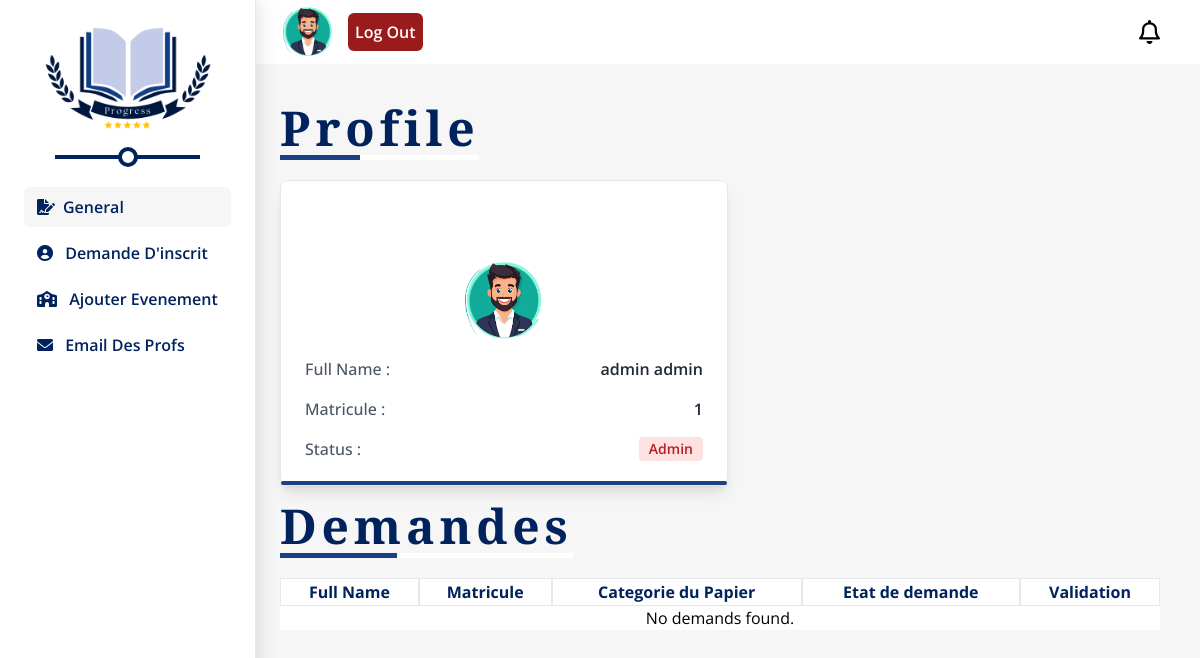
The app's page /admin.php with its own data.
### tables this page shows
CREATE TABLE `users` (
  `id` int(12) NOT NULL,
  `last_name` varchar(50) NOT NULL,
  `first_name` varchar(50) NOT NULL,
  `email` varchar(100) NOT NULL,
  `password` varchar(255) NOT NULL,
  `status` enum('pending','approved') DEFAULT 'pending',
  `role` enum('student','admin') DEFAULT 'student'
);

### admin.php (the view, shortened to what this page needs)
<?php
$host = 'localhost';
$username = 'root';
$password = '';
$database = 'projetpaw';
$conn = new mysqli($host, $username, $password, $database);
$profile_query = "SELECT first_name, last_name, id FROM users WHERE id = 1";
$profile_result = $conn->query($profile_query);
$row_profile = $profile_result->fetch_assoc();
$sql = "SELECT demands.id, demands.document, demands.urgency, users.first_name, users.last_name
        FROM demands
        INNER JOIN users ON demands.id = users.id
        WHERE demands.status = 'encours'";
$result = $conn->query($sql);
?>
<!DOCTYPE html>
<html lang="en">
<head>
    <link href="dist/style.css" rel="stylesheet">
    <link rel="stylesheet" href="https://cdnjs.cloudflare.com/ajax/libs/font-awesome/6.0.0-beta3/css/all.min.css">
</head>
<body class="flex min-h-screen">
    <div class="max-md:!w-[70px] max-lg:w-60 border-r p-6 shadow-lightsh relative w-64 max-md:px-[10px]">
        <img src="Fauget Class.png" alt="logo"
            class="-mt-14 mx-auto max-lg:w-44 max-md:-m-5 max-md:mx-auto max-md:-mb-[2px]">
        <ul
            class="relative font-semibold pt-3 max-lg:w-fit max-md:before:hidden max-md:after:hidden
        before:content-[''] before:w-[70%] before:h-1 before:absolute before:left-[15%] before:-top-5 before:bg-cblue
        after:content-[''] after:absolute after:rounded-full after:w-5 after:h-5 after:bg-white after:left-1/2 after:border-4 after:border-cblue after:-translate-x-1/2 after:-top-7">
            <li class="p-2 text-cblue rounded-md cursor-pointer duration-300 pl-13p mb-0p hover:bg-cgr bg-cgr  max-lg:text-sm"
                title="General">
                <a href="admin.php"><i class="fa-solid fa-file-signature mr-2"></i><span
                        class="max-md:hidden">General</span></a>
            </li>
            <li class="p-2 text-cblue rounded-md cursor-pointer duration-300 pl-13p mb-0p hover:bg-cgr max-lg:text-sm"
                title="Settigns">
                <a href="admininscrit.php"><i class="fa-solid fa-circle-user mr-2"></i>
                    <span class="max-md:hidden">Demande D'inscrit</span> </a>
            </li>
            <li class="p-2 text-cblue rounded-md cursor-pointer duration-300 pl-13p mb-0p hover:bg-cgr  max-lg:text-sm"
                title="Ajouter Evenement">
                <a href="adminevent.php"><i class="fa-solid fa-school mr-2"></i>
                    <span class="max-md:hidden">Ajouter Evenement</span> </a>
            </li>
            <li class="p-2 text-cblue rounded-md cursor-pointer duration-300 pl-13p mb-0p hover:bg-cgr  max-lg:text-sm"
                title="Email Des Profs">
                <a href="adminemail.php"><i class="fa-solid fa-envelope mr-2"></i> <span class="max-md:hidden">Email
                        Des Profs</span>
                </a>
            </li>
        </ul>
    </div>
    <div class="bg-cgr flex-grow">
        <div class="bg-white flex justify-between py-1 pl-6 pr-10">
            <div class="flex gap-3">
                <img src="avatar.avif" alt="" class="w-14">
                <button class="text-white  bg-red-800 rounded-md self-center p-[7px] font-semibold">Log Out</button>
            </div>
            <a href="dzprogress1@gmail.com" class="self-center text-2xl"><i class="fa-regular fa-bell"></i></a>
        </div>
        <div class="p-6 pr-10">
            <span
                class="relative text-5xl mt-4 font-semibold text-cblue tracking-widest font-math inline-block pb-2 mb-5 before:absolute before:content-[''] before:bottom-0 before:left-0 before:w-[40%] before:h-[5px] before:bg-[#1a4185] after:absolute after:content-[''] after:bottom-0 after:left-[40%] after:w-[60%] after:h-[5px] after:bg-white">Profile</span>
            <div
                class="max-w-md  bg-white border border-gray-200 rounded-lg shadow-lg relative before:content-[''] before:absolute before:bottom-0 before:h-1 before:bg-sp before:w-full before:rounded-lg">
                <div class="relative h-32 bg-cover bg-center rounded-t-lg"
                    style="background-image: url('https://www.bestdegreeprograms.org/wp-content/uploads/2023/05/shutterstock_335846444-scaled.jpg');">
                    <div class="absolute inset-x-0 -bottom-10 flex justify-center">
                        <img src="avatar.avif" alt="Avatar" class="w-24 h-24 rounded-full border-4 border-white" />
                    </div>
                </div>
                <div class="pt-12 pb-6 px-6">
                    <div class="space-y-4">
                        <div class="flex justify-between">
                            <p class="font-medium text-gray-600 ">Full Name :</p>
                            <p class="text-gray-800 font-semibold">
                                <?php echo $row_profile['first_name'] . ' ' . $row_profile['last_name']; ?>
                            </p>
                        </div>
                        <div class="flex justify-between">
                            <p class="font-medium text-gray-600">Matricule :</p>
                            <p class="text-gray-800 font-semibold"><?php echo $row_profile['id']; ?></p>
                        </div>
                        <div class="flex justify-between items-center">
                            <p class="font-medium text-gray-600">Status :</p>
                            <span
                                class="inline-block bg-red-100 text-red-700 text-sm font-semibold px-2.5 py-0.5 rounded">Admin</span>
                        </div>
                    </div>
                </div>
            </div>
            <span
                class="relative text-5xl mt-4 font-semibold text-cblue tracking-widest font-math inline-block pb-2 mb-5 before:absolute before:content-[''] before:bottom-0 before:left-0 before:w-[40%] before:h-[5px] before:bg-[#1a4185] after:absolute after:content-[''] after:bottom-0 after:left-[40%] after:w-[60%] after:h-[5px] after:bg-white">Demandes</span>
            <div class="overflow-auto max-h-80 scrollbar-track-sp scrollbar scrollbar-thumb-cgr">
                <table class="border-spacing-0 w-full bg-white border-separate">
                    <thead class="sticky top-0 bg-white">
                        <tr>
                            <th class="border py-[1px] px-[6px] text-cblue">Full Name</th>
                            <th class="border py-[1px] px-[6px] text-cblue">Matricule</th>
                            <th class="border py-[1px] px-[6px] text-cblue">Categorie du Papier</th>
                            <th class="border py-[1px] px-[6px] text-cblue">Etat de demande</th>
                            <th class="border py-[1px] px-[6px] text-cblue">Validation</th>
                        </tr>
                    </thead>
                    <tbody>
                        <?php
                        if ($result->num_rows > 0) {
                            while ($row = $result->fetch_assoc()) {
                                echo "<tr>";
                                echo "<td class='border p-3 font-semibold'>" . $row['first_name'] . " " . $row['last_name'] . "</td>";
                                echo "<td class='border p-3 font-semibold'>" . $row['id'] . "</td>";
                                echo "<td class='border p-3 font-semibold'>" . $row['document'] . "</td>";
                                $urgency = ($row['urgency'] == 'urgent') ? "<span class='inline-block bg-red-100 text-red-700 text-sm font-semibold px-2.5 py-0.5 rounded'>urgent</span>" : "<span class='inline-block bg-blue-100 font-bold py-1 text-blue-700 text-sm  px-2.5  rounded'>" . htmlspecialchars($row['urgency']) . "</span>";
                                echo "<td class='border p-3 font-semibold  '>$urgency</td>";
                                echo "<td class='border p-3 text-end pr-5'>
                                        <form method='POST' action='' class='inline'>
                                            <input type='hidden' name='demand_id' value='" . $row['id'] . "'>
                                            <input type='hidden' name='document' value='" . $row['document'] . "'>
                                            <button type='submit' name='action' value='accepter' class='text-green-600 text-xl ml-1' title='Accept'>
                                                <i class='fa-solid fa-circle-check'></i>
                                            </button>
                                            <button type='submit' name='action' value='refuser' class='text-red-700 text-xl ml-1' title='Reject'>
                                                <i class='fa-solid fa-circle-xmark'></i>
                                            </button>
                                        </form>
                                      </td>";
                                echo "</tr>";
                            }
                        } else {
                            echo "<tr><td colspan='5' class='text-center py-3'>No demands found.</td></tr>";
                        }
                        ?>
                    </tbody>
                </table>
            </div>
        </div>
    </div>
</body>
</html>

### admin.php (style rules this page uses)
* { box-sizing: border-box; padding: 0; margin: 0; font-family: "Open sans", sans-serif; }

### records on screen
users: first_name "admin", last_name "admin", id "1"
